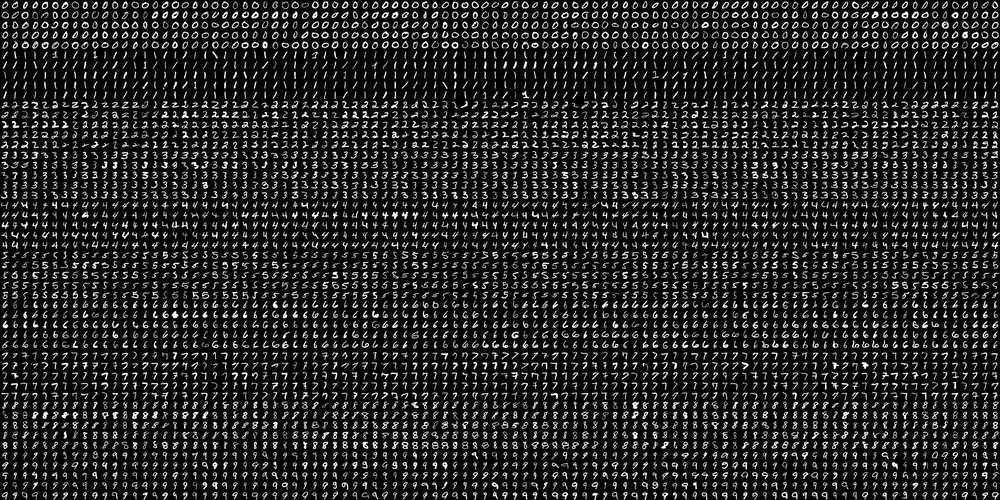
#> input picture Unit_1/digits.png, 1000 x 500 px, shrunk from 2000 x 1000 before the run
$ python contours_2.py
#> lines starting #> are read from the running program, lines starting #| are printed output that depends on the picture; after the words box and inside, x2 and y2 are one past the last pixel; in counts of white or black regions, pixels touching at a corner belong together
import cv2
import matplotlib.pyplot as plt

image = cv2.imread('digits.png')
#> image is the input picture: shape (500, 1000, 3); min 0, max 255, mean 36.1
image_gray = cv2.cvtColor(image, cv2.COLOR_BGR2GRAY)
ret, thresh = cv2.threshold(image_gray, 230, 255, 0)
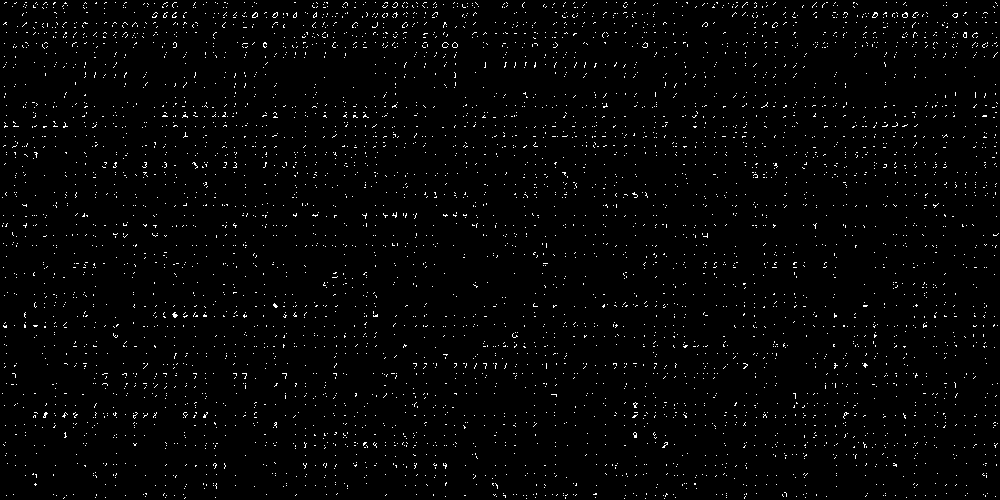
#> thresh: shape (500, 1000); 1.9% white in thin lines or dots
thresh = cv2.bitwise_not(thresh)
#> thresh: shape (500, 1000); 98.1% white; black in thin lines or dots

plt.imshow(cv2.cvtColor(thresh, cv2.COLOR_GRAY2RGB))
plt.show()

contours = cv2.findContours(thresh, cv2.RETR_TREE, cv2.CHAIN_APPROX_SIMPLE)[1]
#> contours = 6284 contours, 6276 with area under 20; largest, box (x1, y1, x2, y2) and area: (0, 0, 1000, 500) 498501, (171, 311, 179, 319) 28, (42, 411, 49, 419) 24, (391, 211, 398, 219) 22, (251, 11, 258, 19) 22, (262, 41, 268, 49) 22, (963, 31, 968, 39) 21, (953, 12, 959, 19) 20
image = cv2.drawContours(image, contours, 0, (0, 0, 255), 4)
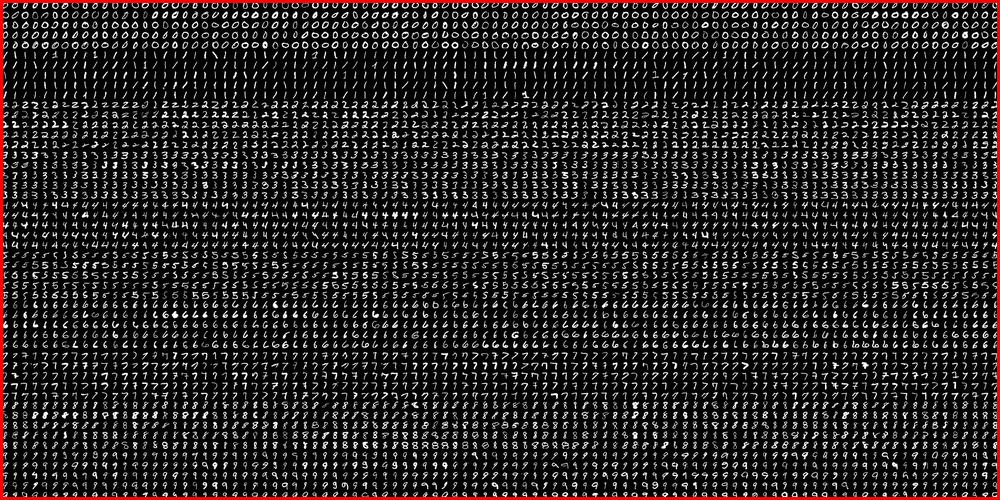
#> image: shape (500, 1000, 3); 1.79% of pixels changed, all inside (x1, y1, x2, y2) = (0, 0, 1000, 500)

plt.imshow(cv2.cvtColor(image, cv2.COLOR_BGR2RGB))
plt.show()

contour = contours[0]
#> contour = [[0, 0], [0, 499], [999, 499], [999, 0]]
x, y, w, h = cv2.boundingRect(contour)
#> x = 0; y = 0; w = 1000; h = 500
image = cv2.rectangle(image, (x, y), (x + w, y + h), (0, 0, 255), 3)

plt.imshow(cv2.cvtColor(image, cv2.COLOR_BGR2RGB))
plt.show()
